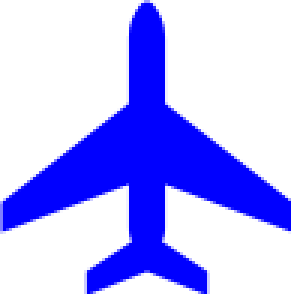
#> input picture Ego.png, 97 x 98 px, found by its file name (shown 3 times larger)
$ python init_states_plot.py
#> lines starting #> are read from the running program, lines starting #| are printed output that depends on the picture
import matplotlib.pyplot as plt
from matplotlib.offsetbox import OffsetImage, AnnotationBbox

# Data
x = [-1000, -500, 0, 500, 1000]
y = [-2000, -1000, 0, 1000, 2000]

# Load airplane image
ego_img = plt.imread("ego.png")  # Replace with the path to your airplane image
#> ego_img is the input picture: shape (98, 97, 4) float32; mean R, G, B, A 0, 0, 0.334, 0.306
int_img = plt.imread('intruder.png')
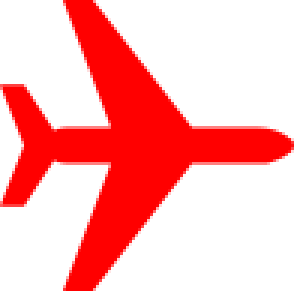
#> input picture Intruder.png, 98 x 97 px, found by its file name (shown 3 times larger)
#> int_img is the input picture: shape (97, 98, 4) float32; mean R, G, B, A 0.329, 0, 0, 0.306

# Plot
fig, ax = plt.subplots()
ax.scatter(x, y, s=0)  # Placeholder for coordinates

x_int = -2000
y_int = 0

imagebox = OffsetImage(int_img, zoom=0.1)  # Adjust `zoom` for size
ab = AnnotationBbox(imagebox, (x_int, y_int), frameon=False)
ax.add_artist(ab)

# Add airplane image at each point
for xi in x:
    for yi in y:
        imagebox = OffsetImage(ego_img, zoom=0.1)  # Adjust `zoom` for size
        ab = AnnotationBbox(imagebox, (xi, yi), frameon=False)
        ax.add_artist(ab)

plt.xlabel("x (ft)")
plt.ylabel("y (ft)")
plt.xlim((-2500, 1500))
plt.show()
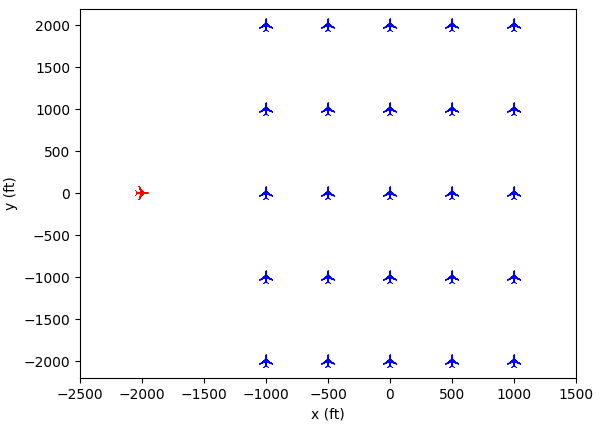
#> figure drawn by matplotlib, 1 panel
